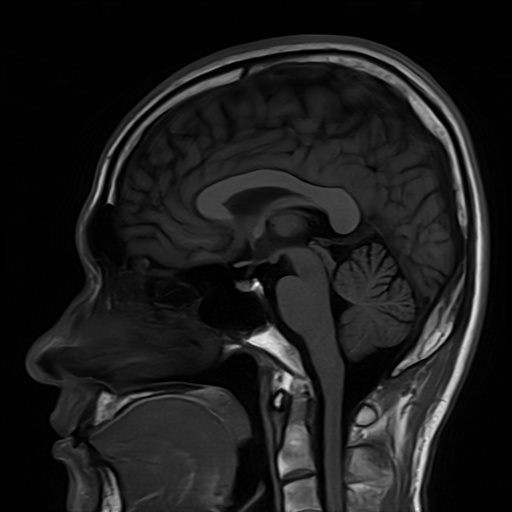
#> input picture Experiment_08/Inputs/images/Brain_MRI.png, 512 x 512 px, found by its file name
$ python task_13_5_texture_maps.py
#> lines starting #> are read from the running program, lines starting #| are printed output that depends on the picture; after the words box and inside, x2 and y2 are one past the last pixel; in counts of white or black regions, pixels touching at a corner belong together
"""
Task 13.5: Sliding-Window Local Texture Feature Map Generation
Experiment 13: Texture Feature Extraction from Medical Images Using GLCM
Author: Muhammad Ikrama (Reg ID: 60140)
"""

import os
import time
import cv2
import numpy as np
import pandas as pd
import matplotlib.pyplot as plt

BASE_DIR = os.path.dirname(os.path.abspath(__file__))
EXP_DIR = os.path.abspath(os.path.join(BASE_DIR, ".."))
TAB_DIR = os.path.join(EXP_DIR, "Tables")
FIG_DIR = os.path.join(EXP_DIR, "Figures")
IMG_DIR = os.path.join(EXP_DIR, "Inputs", "images")

os.makedirs(TAB_DIR, exist_ok=True)
os.makedirs(FIG_DIR, exist_ok=True)

def run_task_13_5():
    print("=" * 80)
    print("TASK 13.5: SLIDING-WINDOW LOCAL TEXTURE FEATURE MAP GENERATION")
    print("=" * 80)

    mri = cv2.imread(os.path.join(IMG_DIR, "Brain_MRI.png"), cv2.IMREAD_GRAYSCALE)
#> mri is the input picture: shape (512, 512); min 0, max 254, mean 27.9
    mri_tex = mri.copy()
    np.random.seed(113)
    grid_n = cv2.resize(np.random.normal(0, 38, (16, 16)), (48, 48), interpolation=cv2.INTER_NEAREST)
    mri_tex[219:267, 301:349] = np.clip(mri_tex[219:267, 301:349].astype(float) + grid_n, 0, 255).astype(np.uint8)
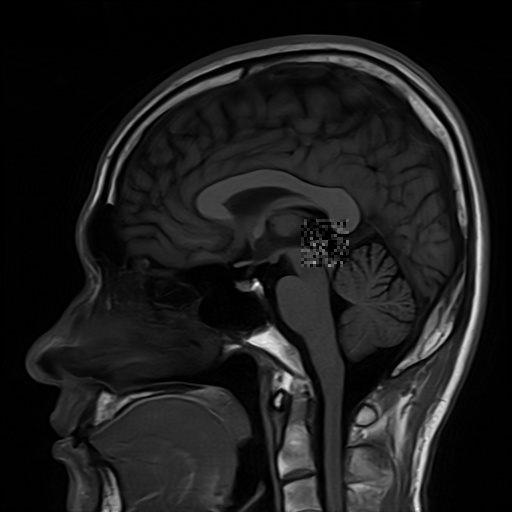
#> mri_tex: shape (512, 512); 0.86% of pixels changed, all inside (x1, y1, x2, y2) = (301, 219, 349, 267)

    t0 = time.perf_counter()
    win_size = 16
    stride = 8
    H, W = mri_tex.shape
#> H = 512; W = 512
    rows = list(range(0, H - win_size + 1, stride))
#> rows = 63 values from 0 to 496
    cols = list(range(0, W - win_size + 1, stride))
#> cols = 63 values from 0 to 496

    contrast_map = np.zeros((len(rows), len(cols)), dtype=float)
    entropy_map  = np.zeros((len(rows), len(cols)), dtype=float)
    homogeneity_map = np.zeros((len(rows), len(cols)), dtype=float)

    levels = 16
    q_img = np.clip((mri_tex.astype(int) * levels) // 256, 0, levels - 1)
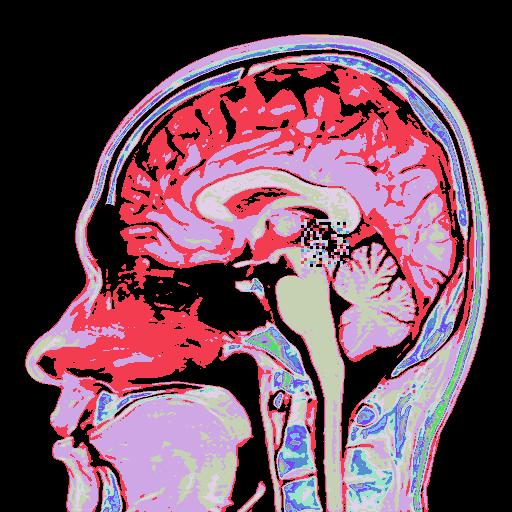
#> q_img: shape (512, 512) int64; 16 distinct labels, from 0 to 15; one colour per label, 0 black
    I, J = np.ogrid[0:levels, 0:levels]
    diff_sq = (I - J) ** 2
    idm_weight = 1.0 / (1.0 + diff_sq)

    for ri, r in enumerate(rows):
        for ci, c in enumerate(cols):
            patch = q_img[r:r+win_size, c:c+win_size]
            mat = np.zeros((levels, levels), dtype=float)
            # 0 deg
            np.add.at(mat, (patch[:, :-1].ravel(), patch[:, 1:].ravel()), 1)
            # 90 deg
            np.add.at(mat, (patch[1:, :].ravel(), patch[:-1, :].ravel()), 1)
            # 45 deg
            np.add.at(mat, (patch[1:, :-1].ravel(), patch[:-1, 1:].ravel()), 1)
            # 135 deg
            np.add.at(mat, (patch[1:, 1:].ravel(), patch[:-1, :-1].ravel()), 1)
            mat = mat + mat.T
            tot = mat.sum()
            if tot > 0:
                P = mat / tot
                contrast_map[ri, ci] = np.sum(P * diff_sq)
                homogeneity_map[ri, ci] = np.sum(P * idm_weight)
                nz = P > 0
                entropy_map[ri, ci] = -np.sum(P[nz] * np.log2(P[nz]))
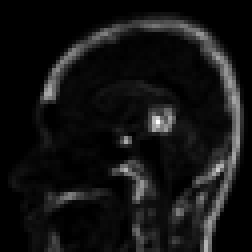
#> contrast_map: shape (63, 63) float64 (shown 4 times larger); min 0, max 4.89, mean 0.372; drawn with min black and max white
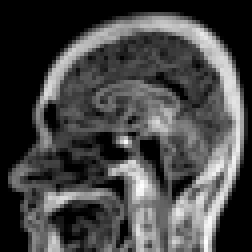
#> entropy_map: shape (63, 63) float64 (shown 4 times larger); min 0, max 6.26, mean 1.73; drawn with min black and max white
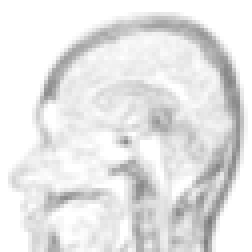
#> homogeneity_map: shape (63, 63) float64 (shown 4 times larger); min 0.482, max 1, mean 0.902

    elapsed = time.perf_counter() - t0
    print(f"Generated 2D Texture Maps ({len(rows)}x{len(cols)} grid) in {elapsed:.2f} seconds.")
#| Generated 2D Texture Maps (63x63 grid) in 1.23 seconds.
    print(f"  Contrast Map: min = {contrast_map.min():.3f}, max = {contrast_map.max():.3f}, mean = {contrast_map.mean():.3f}")
#|   Contrast Map: min = 0.000, max = 4.890, mean = 0.372
    print(f"  Entropy Map: min = {entropy_map.min():.3f}, max = {entropy_map.max():.3f}, mean = {entropy_map.mean():.3f}")
#|   Entropy Map: min = -0.000, max = 6.259, mean = 1.732
    print(f"  Homogeneity Map: min = {homogeneity_map.min():.3f}, max = {homogeneity_map.max():.3f}, mean = {homogeneity_map.mean():.3f}")
#|   Homogeneity Map: min = 0.482, max = 1.000, mean = 0.902

    # Save CSV
    df_stats = pd.DataFrame([{
        "Feature_Map": "GLCM Contrast",
        "Min": round(float(contrast_map.min()), 4),
        "Max": round(float(contrast_map.max()), 4),
        "Mean": round(float(contrast_map.mean()), 4),
        "Std": round(float(contrast_map.std()), 4)
    }, {
        "Feature_Map": "Shannon Entropy (bits)",
        "Min": round(float(entropy_map.min()), 4),
        "Max": round(float(entropy_map.max()), 4),
        "Mean": round(float(entropy_map.mean()), 4),
        "Std": round(float(entropy_map.std()), 4)
    }, {
        "Feature_Map": "GLCM Homogeneity",
        "Min": round(float(homogeneity_map.min()), 4),
        "Max": round(float(homogeneity_map.max()), 4),
        "Mean": round(float(homogeneity_map.mean()), 4),
        "Std": round(float(homogeneity_map.std()), 4)
    }])
#> df_stats = table of 3 rows and 5 columns
    df_stats.to_csv(os.path.join(TAB_DIR, "exp13_task_13_5_texture_map_stats.csv"), index=False)

    # Save Figure (4 panels)
    fig, axes = plt.subplots(1, 4, figsize=(18, 4.5))

    axes[0].imshow(mri_tex, cmap="gray")
    axes[0].set_title("(A) Brain MRI with Tumor", fontsize=11, fontweight="bold")
    axes[0].axis("off")

    im1 = axes[1].imshow(contrast_map, cmap="plasma", interpolation="bilinear")
    axes[1].set_title("(B) Local GLCM Contrast Map\n(High at Tumor & Sulci)", fontsize=11, fontweight="bold")
    axes[1].axis("off")
    plt.colorbar(im1, ax=axes[1], fraction=0.046, pad=0.04)

    im2 = axes[2].imshow(entropy_map, cmap="viridis", interpolation="bilinear")
    axes[2].set_title("(C) Local Entropy Map (bits)\n(High in Chaotic Necrosis)", fontsize=11, fontweight="bold")
    axes[2].axis("off")
    plt.colorbar(im2, ax=axes[2], fraction=0.046, pad=0.04)

    im3 = axes[3].imshow(homogeneity_map, cmap="cividis", interpolation="bilinear")
    axes[3].set_title("(D) Local Homogeneity Map\n(High in Healthy Parenchyma)", fontsize=11, fontweight="bold")
    axes[3].axis("off")
    plt.colorbar(im3, ax=axes[3], fraction=0.046, pad=0.04)

    plt.tight_layout()
    plt.savefig(os.path.join(FIG_DIR, "exp13_task_13_5_texture_maps.png"), dpi=300)
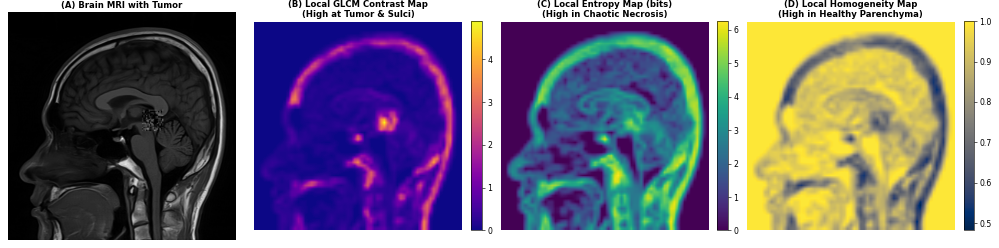
#> figure drawn by matplotlib, 7 panels
    plt.close()
    print(">>> Task 13.5 Complete. Parametric maps exported.")
    return contrast_map, entropy_map

if __name__ == "__main__":
    run_task_13_5()
